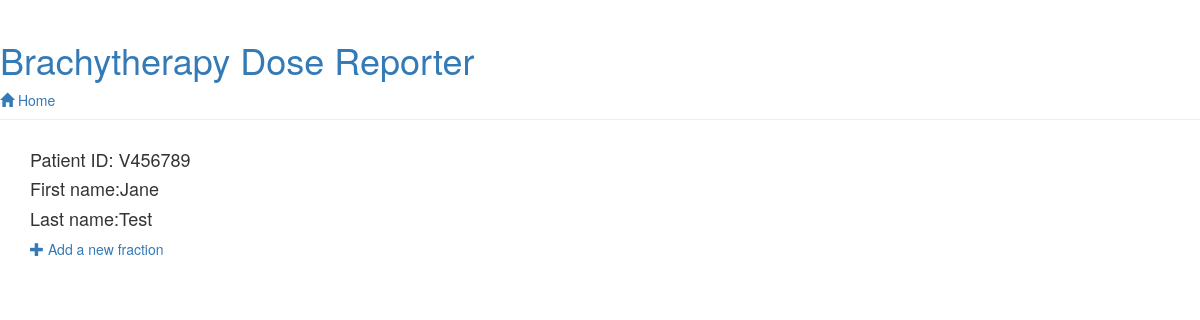
Page /patient/V456789/ on the committed database.
### doseapp/models.py (models this page shows, shortened)
class Patient(models.Model):
    patient_id = models.CharField(max_length=7, primary_key=True)
    first_name = models.CharField(max_length=200)
    last_name = models.CharField(max_length=200)

### doseapp/views.py (the view)
# urls.py: url(r'^patient/(?P<pk>V\d+)/$', views.patient_detail, name='patient_detail'),
def patient_detail(request, pk):
    patient = get_object_or_404(Patient, pk=pk)
    fractions = Fraction.objects.filter(patient=pk)
    return render(request, 'doseapp/patient_detail.html', {'patient': patient, 'fractions':fractions})

### doseapp/templates/doseapp/patient_detail.html (shortened to what this page needs)
{% extends 'doseapp/base.html' %} {% block content %}
<div class="patient">
    <h4>Patient ID: {{ patient.patient_id }}</h4>
    <h4>First name:{{ patient.first_name }}</h4>
    <h4>Last name:{{ patient.last_name }}</h4>
</div>
<a href="{% url 'fraction_new' %}" class="top-menu"><span class="glyphicon glyphicon-plus"></span>   Add a new fraction</a> {% endblock %}

### rows in the picture
Patient: patient_id "V456789", first_name "Jane", last_name "Test"
